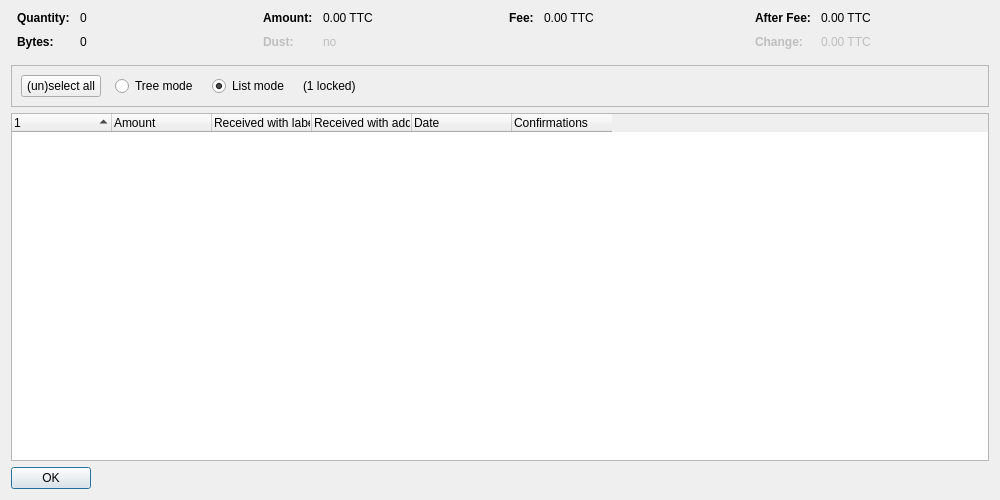
<?xml version="1.0" encoding="UTF-8"?>
<ui version="4.0">
 <class>CoinControlDialog</class>
 <widget class="QDialog" name="CoinControlDialog">
  <property name="geometry">
   <rect>
    <x>0</x>
    <y>0</y>
    <width>1000</width>
    <height>500</height>
   </rect>
  </property>
  <property name="windowTitle">
   <string>Coin Selection</string>
  </property>
  <layout class="QVBoxLayout" name="verticalLayout">
   <item>
    <layout class="QHBoxLayout" name="horizontalLayoutTop" stretch="0,0,0,0">
     <property name="topMargin">
      <number>0</number>
     </property>
     <property name="bottomMargin">
      <number>10</number>
     </property>
     <item>
      <layout class="QFormLayout" name="formLayoutCoinControl1">
       <property name="horizontalSpacing">
        <number>10</number>
       </property>
       <property name="verticalSpacing">
        <number>10</number>
       </property>
       <property name="leftMargin">
        <number>6</number>
       </property>
       <property name="rightMargin">
        <number>6</number>
       </property>
       <item row="0" column="0">
        <widget class="QLabel" name="labelCoinControlQuantityText">
         <property name="font">
          <font>
           <weight>75</weight>
           <bold>true</bold>
          </font>
         </property>
         <property name="text">
          <string>Quantity:</string>
         </property>
        </widget>
       </item>
       <item row="0" column="1">
        <widget class="QLabel" name="labelCoinControlQuantity">
         <property name="cursor">
          <cursorShape>IBeamCursor</cursorShape>
         </property>
         <property name="contextMenuPolicy">
          <enum>Qt::ActionsContextMenu</enum>
         </property>
         <property name="text">
          <string notr="true">0</string>
         </property>
         <property name="textInteractionFlags">
          <set>Qt::LinksAccessibleByMouse|Qt::TextSelectableByKeyboard|Qt::TextSelectableByMouse</set>
         </property>
        </widget>
       </item>
       <item row="1" column="0">
        <widget class="QLabel" name="labelCoinControlBytesText">
         <property name="font">
          <font>
           <weight>75</weight>
           <bold>true</bold>
          </font>
         </property>
         <property name="text">
          <string>Bytes:</string>
         </property>
        </widget>
       </item>
       <item row="1" column="1">
        <widget class="QLabel" name="labelCoinControlBytes">
         <property name="cursor">
          <cursorShape>IBeamCursor</cursorShape>
         </property>
         <property name="contextMenuPolicy">
          <enum>Qt::ActionsContextMenu</enum>
         </property>
         <property name="text">
          <string notr="true">0</string>
         </property>
         <property name="textInteractionFlags">
          <set>Qt::LinksAccessibleByMouse|Qt::TextSelectableByKeyboard|Qt::TextSelectableByMouse</set>
         </property>
        </widget>
       </item>
      </layout>
     </item>
     <item>
      <layout class="QFormLayout" name="formLayoutCoinControl2">
       <property name="horizontalSpacing">
        <number>10</number>
       </property>
       <property name="verticalSpacing">
        <number>10</number>
       </property>
       <property name="leftMargin">
        <number>6</number>
       </property>
       <property name="rightMargin">
        <number>6</number>
       </property>
       <item row="0" column="0">
        <widget class="QLabel" name="labelCoinControlAmountText">
         <property name="font">
          <font>
           <weight>75</weight>
           <bold>true</bold>
          </font>
         </property>
         <property name="text">
          <string>Amount:</string>
         </property>
        </widget>
       </item>
       <item row="0" column="1">
        <widget class="QLabel" name="labelCoinControlAmount">
         <property name="cursor">
          <cursorShape>IBeamCursor</cursorShape>
         </property>
         <property name="contextMenuPolicy">
          <enum>Qt::ActionsContextMenu</enum>
         </property>
         <property name="text">
          <string notr="true">0.00 TTC</string>
         </property>
         <property name="textInteractionFlags">
          <set>Qt::LinksAccessibleByMouse|Qt::TextSelectableByKeyboard|Qt::TextSelectableByMouse</set>
         </property>
        </widget>
       </item>
       <item row="1" column="0">
        <widget class="QLabel" name="labelCoinControlLowOutputText">
         <property name="enabled">
          <bool>false</bool>
         </property>
         <property name="font">
          <font>
           <weight>75</weight>
           <bold>true</bold>
          </font>
         </property>
         <property name="text">
          <string>Dust:</string>
         </property>
        </widget>
       </item>
       <item row="1" column="1">
        <widget class="QLabel" name="labelCoinControlLowOutput">
         <property name="enabled">
          <bool>false</bool>
         </property>
         <property name="cursor">
          <cursorShape>IBeamCursor</cursorShape>
         </property>
         <property name="contextMenuPolicy">
          <enum>Qt::ActionsContextMenu</enum>
         </property>
         <property name="text">
          <string notr="true">no</string>
         </property>
         <property name="textInteractionFlags">
          <set>Qt::LinksAccessibleByMouse|Qt::TextSelectableByKeyboard|Qt::TextSelectableByMouse</set>
         </property>
        </widget>
       </item>
      </layout>
     </item>
     <item>
      <layout class="QFormLayout" name="formLayoutCoinControl3">
       <property name="horizontalSpacing">
        <number>10</number>
       </property>
       <property name="verticalSpacing">
        <number>10</number>
       </property>
       <property name="leftMargin">
        <number>6</number>
       </property>
       <property name="rightMargin">
        <number>6</number>
       </property>
       <item row="0" column="0">
        <widget class="QLabel" name="labelCoinControlFeeText">
         <property name="font">
          <font>
           <weight>75</weight>
           <bold>true</bold>
          </font>
         </property>
         <property name="text">
          <string>Fee:</string>
         </property>
        </widget>
       </item>
       <item row="0" column="1">
        <widget class="QLabel" name="labelCoinControlFee">
         <property name="cursor">
          <cursorShape>IBeamCursor</cursorShape>
         </property>
         <property name="contextMenuPolicy">
          <enum>Qt::ActionsContextMenu</enum>
         </property>
         <property name="text">
          <string notr="true">0.00 TTC</string>
         </property>
         <property name="textInteractionFlags">
          <set>Qt::LinksAccessibleByMouse|Qt::TextSelectableByKeyboard|Qt::TextSelectableByMouse</set>
         </property>
        </widget>
       </item>
      </layout>
     </item>
     <item>
      <layout class="QFormLayout" name="formLayoutCoinControl4">
       <property name="horizontalSpacing">
        <number>10</number>
       </property>
       <property name="verticalSpacing">
        <number>10</number>
       </property>
       <property name="leftMargin">
        <number>6</number>
       </property>
       <property name="rightMargin">
        <number>6</number>
       </property>
       <item row="0" column="0">
        <widget class="QLabel" name="labelCoinControlAfterFeeText">
         <property name="font">
          <font>
           <weight>75</weight>
           <bold>true</bold>
          </font>
         </property>
         <property name="text">
          <string>After Fee:</string>
         </property>
        </widget>
       </item>
       <item row="0" column="1">
        <widget class="QLabel" name="labelCoinControlAfterFee">
         <property name="cursor">
          <cursorShape>IBeamCursor</cursorShape>
         </property>
         <property name="contextMenuPolicy">
          <enum>Qt::ActionsContextMenu</enum>
         </property>
         <property name="text">
          <string notr="true">0.00 TTC</string>
         </property>
         <property name="textInteractionFlags">
          <set>Qt::LinksAccessibleByMouse|Qt::TextSelectableByKeyboard|Qt::TextSelectableByMouse</set>
         </property>
        </widget>
       </item>
       <item row="1" column="0">
        <widget class="QLabel" name="labelCoinControlChangeText">
         <property name="enabled">
          <bool>false</bool>
         </property>
         <property name="font">
          <font>
           <weight>75</weight>
           <bold>true</bold>
          </font>
         </property>
         <property name="text">
          <string>Change:</string>
         </property>
        </widget>
       </item>
       <item row="1" column="1">
        <widget class="QLabel" name="labelCoinControlChange">
         <property name="enabled">
          <bool>false</bool>
         </property>
         <property name="cursor">
          <cursorShape>IBeamCursor</cursorShape>
         </property>
         <property name="contextMenuPolicy">
          <enum>Qt::ActionsContextMenu</enum>
         </property>
         <property name="text">
          <string notr="true">0.00 TTC</string>
         </property>
         <property name="textInteractionFlags">
          <set>Qt::LinksAccessibleByMouse|Qt::TextSelectableByKeyboard|Qt::TextSelectableByMouse</set>
         </property>
        </widget>
       </item>
      </layout>
     </item>
    </layout>
   </item>
   <item>
    <widget class="QFrame" name="frame">
     <property name="minimumSize">
      <size>
       <width>0</width>
       <height>40</height>
      </size>
     </property>
     <property name="frameShape">
      <enum>QFrame::StyledPanel</enum>
     </property>
     <property name="frameShadow">
      <enum>QFrame::Sunken</enum>
     </property>
     <layout class="QHBoxLayout" name="horizontalLayout">
      <item>
       <layout class="QHBoxLayout" name="horizontalLayoutPanel" stretch="0,0,0,0,0">
        <property name="spacing">
         <number>14</number>
        </property>
        <item>
         <widget class="QPushButton" name="pushButtonSelectAll">
          <property name="sizePolicy">
           <sizepolicy hsizetype="Maximum" vsizetype="Fixed">
            <horstretch>0</horstretch>
            <verstretch>0</verstretch>
           </sizepolicy>
          </property>
          <property name="text">
           <string>(un)select all</string>
          </property>
          <property name="autoDefault">
           <bool>false</bool>
          </property>
         </widget>
        </item>
        <item>
         <widget class="QRadioButton" name="radioTreeMode">
          <property name="sizePolicy">
           <sizepolicy hsizetype="Maximum" vsizetype="Fixed">
            <horstretch>0</horstretch>
            <verstretch>0</verstretch>
           </sizepolicy>
          </property>
          <property name="text">
           <string>Tree mode</string>
          </property>
         </widget>
        </item>
        <item>
         <widget class="QRadioButton" name="radioListMode">
          <property name="sizePolicy">
           <sizepolicy hsizetype="Maximum" vsizetype="Fixed">
            <horstretch>0</horstretch>
            <verstretch>0</verstretch>
           </sizepolicy>
          </property>
          <property name="text">
           <string>List mode</string>
          </property>
          <property name="checked">
           <bool>true</bool>
          </property>
         </widget>
        </item>
        <item>
         <widget class="QLabel" name="labelLocked">
          <property name="text">
           <string notr="true">(1 locked)</string>
          </property>
         </widget>
        </item>
        <item>
         <spacer name="horizontalSpacer">
          <property name="orientation">
           <enum>Qt::Horizontal</enum>
          </property>
          <property name="sizeHint" stdset="0">
           <size>
            <width>40</width>
            <height>20</height>
           </size>
          </property>
         </spacer>
        </item>
       </layout>
      </item>
     </layout>
    </widget>
   </item>
   <item>
    <widget class="CoinControlTreeWidget" name="treeWidget">
     <property name="contextMenuPolicy">
      <enum>Qt::CustomContextMenu</enum>
     </property>
     <property name="sortingEnabled">
      <bool>false</bool>
     </property>
     <property name="columnCount">
      <number>6</number>
     </property>
     <attribute name="headerShowSortIndicator" stdset="0">
      <bool>true</bool>
     </attribute>
     <attribute name="headerStretchLastSection">
      <bool>false</bool>
     </attribute>
     <column>
      <property name="text">
       <string/>
      </property>
     </column>
     <column>
      <property name="text">
       <string>Amount</string>
      </property>
     </column>
     <column>
      <property name="text">
       <string>Received with label</string>
      </property>
     </column>
     <column>
      <property name="text">
       <string>Received with address</string>
      </property>
     </column>
     <column>
      <property name="text">
       <string>Date</string>
      </property>
     </column>
     <column>
      <property name="text">
       <string>Confirmations</string>
      </property>
      <property name="toolTip">
       <string>Confirmed</string>
      </property>
     </column>
     <column>
      <property name="text">
       <string/>
      </property>
     </column>
     <column>
      <property name="text">
       <string/>
      </property>
     </column>
     <column>
      <property name="text">
       <string/>
      </property>
     </column>
     <column>
      <property name="text">
       <string/>
      </property>
     </column>
    </widget>
   </item>
   <item>
    <widget class="QDialogButtonBox" name="buttonBox">
     <property name="sizePolicy">
      <sizepolicy hsizetype="Maximum" vsizetype="Fixed">
       <horstretch>0</horstretch>
       <verstretch>0</verstretch>
      </sizepolicy>
     </property>
     <property name="orientation">
      <enum>Qt::Horizontal</enum>
     </property>
     <property name="standardButtons">
      <set>QDialogButtonBox::Ok</set>
     </property>
    </widget>
   </item>
  </layout>
 </widget>
 <customwidgets>
  <customwidget>
   <class>CoinControlTreeWidget</class>
   <extends>QTreeWidget</extends>
   <header>qt/coincontroltreewidget.h</header>
  </customwidget>
 </customwidgets>
 <resources/>
 <connections/>
</ui>
